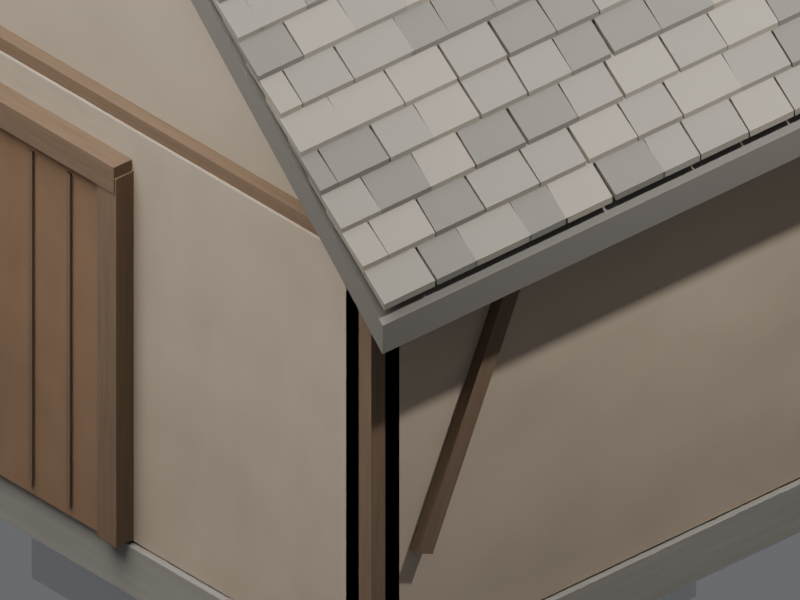
#> input picture experiments/wooden_roof_system_09b/screenshots/compact_aged_eave_end.png, 800 x 600 px, given in place of long_clean_iso.png, which was not available
$ python make_boards.py
#> lines starting #> are read from the running program, lines starting #| are printed output that depends on the picture
"""Pair genuine Blender renders; identical pixel scaling in comparison A/B."""
from pathlib import Path
from PIL import Image,ImageDraw

root=Path(__file__).resolve().parent
views=('iso','front','side','roof_detail','gable_ridge','eave_end')
for state in ('clean','aged'):
    board=Image.new('RGB',(1020,2330),(38,39,40)); draw=ImageDraw.Draw(board)
    for row,view in enumerate(views):
        for col,name in enumerate(('long','compact')):
            image=Image.open(root/'screenshots'/f'{name}_{state}_{view}.png').convert('RGB')
            image=image.resize((480,360),Image.Resampling.LANCZOS)
#> image: PIL image 480x360 RGB
            x=15+col*505;y=25+row*385
            board.paste(image,(x,y))
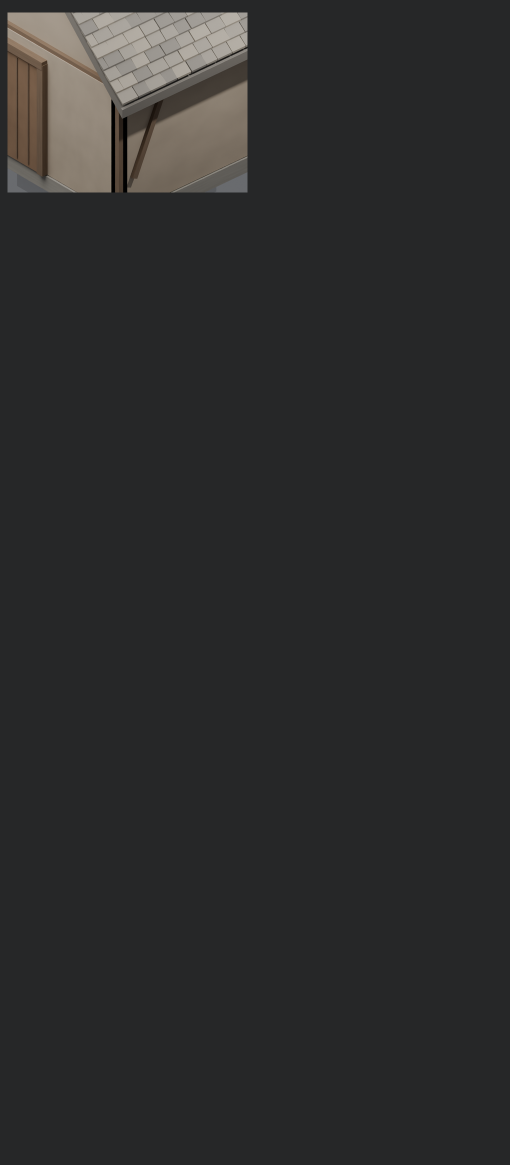
#> board: PIL image 1020x2330 RGB (shown at 1/2 size); mean R, G, B 44.4, 44.6, 44.8
#> (the run stopped early here; a loop or call above may not have finished)

$ run again, on experiments/wooden_roof_system_09b/screenshots/compact_aged_iso_300.png
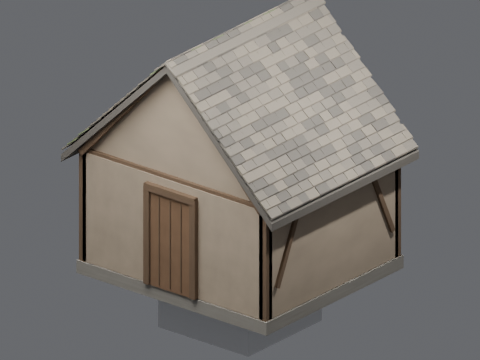
#> input picture experiments/wooden_roof_system_09b/screenshots/compact_aged_iso_300.png, 480 x 360 px, given in place of long_clean_iso.png, which was not available
#> `board.paste(image,(x,y))`:
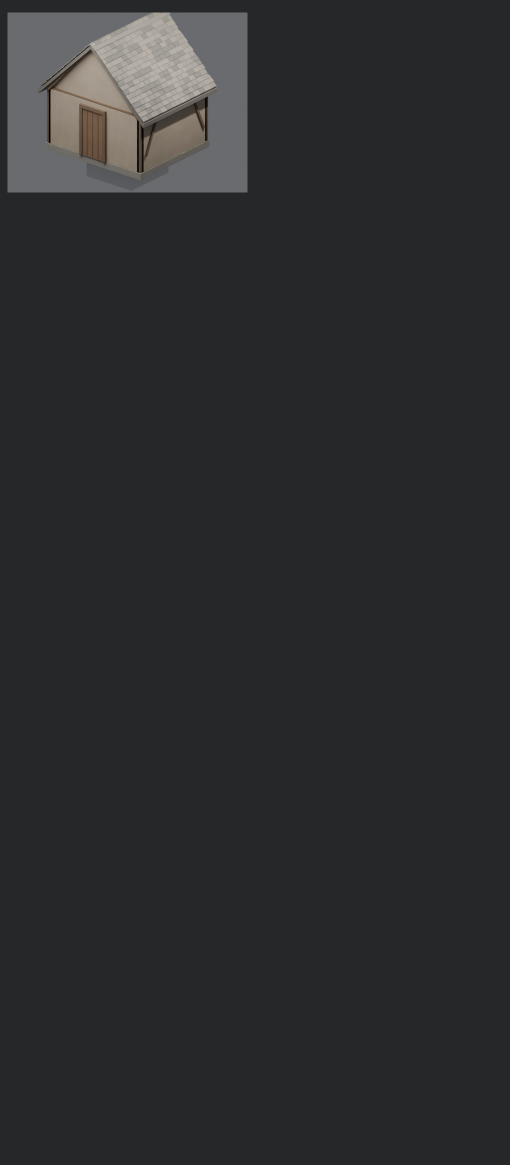
#> board: PIL image 1020x2330 RGB (shown at 1/2 size); mean R, G, B 44, 44.7, 45.4

$ run again, on experiments/wooden_roof_system_09b/screenshots/compact_aged_roof_detail.png
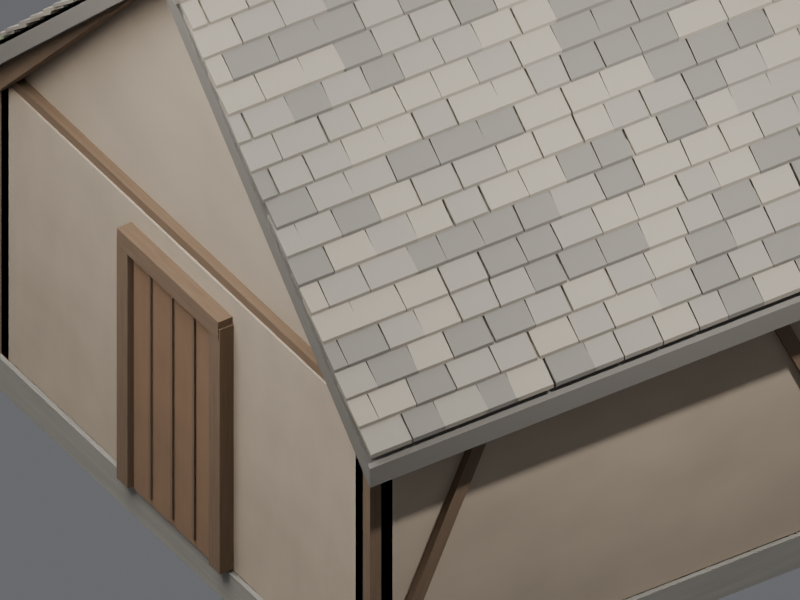
#> input picture experiments/wooden_roof_system_09b/screenshots/compact_aged_roof_detail.png, 800 x 600 px, given in place of long_clean_iso.png, which was not available
#> `board.paste(image,(x,y))`:
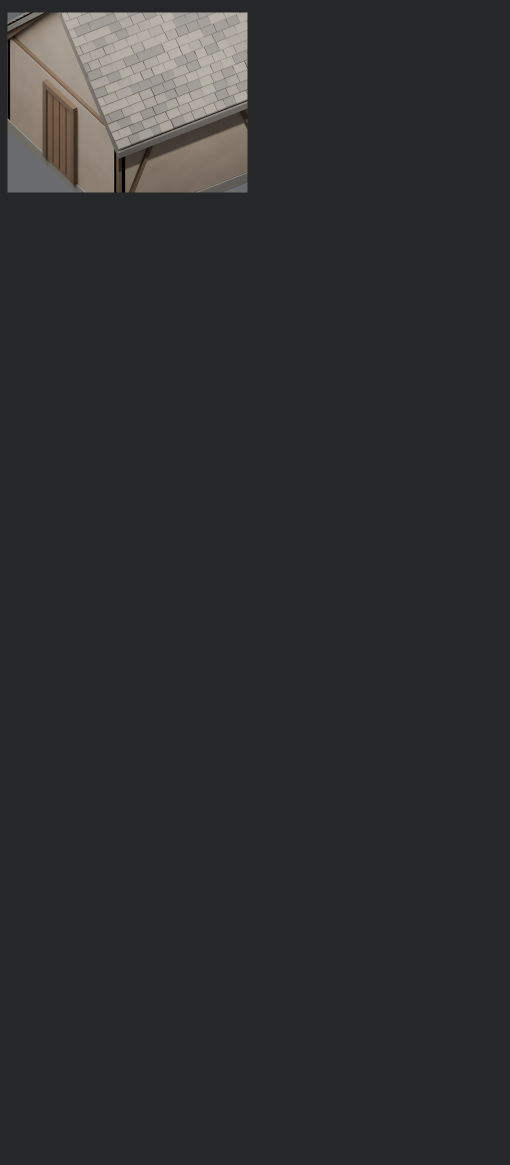
#> board: PIL image 1020x2330 RGB (shown at 1/2 size); mean R, G, B 45.3, 45.7, 46

$ run again, on experiments/wooden_roof_system_09b/screenshots/compact_aged_side.png
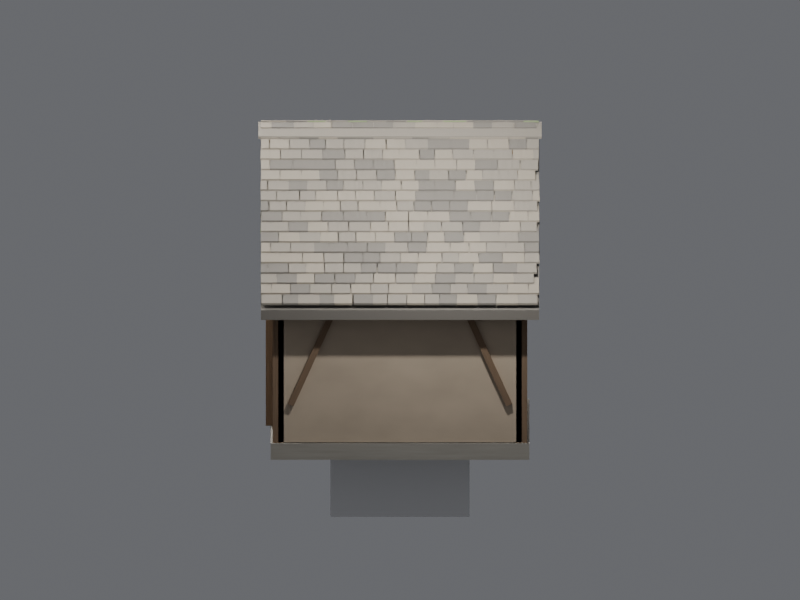
#> input picture experiments/wooden_roof_system_09b/screenshots/compact_aged_side.png, 800 x 600 px, given in place of long_clean_iso.png, which was not available
#> `board.paste(image,(x,y))`:
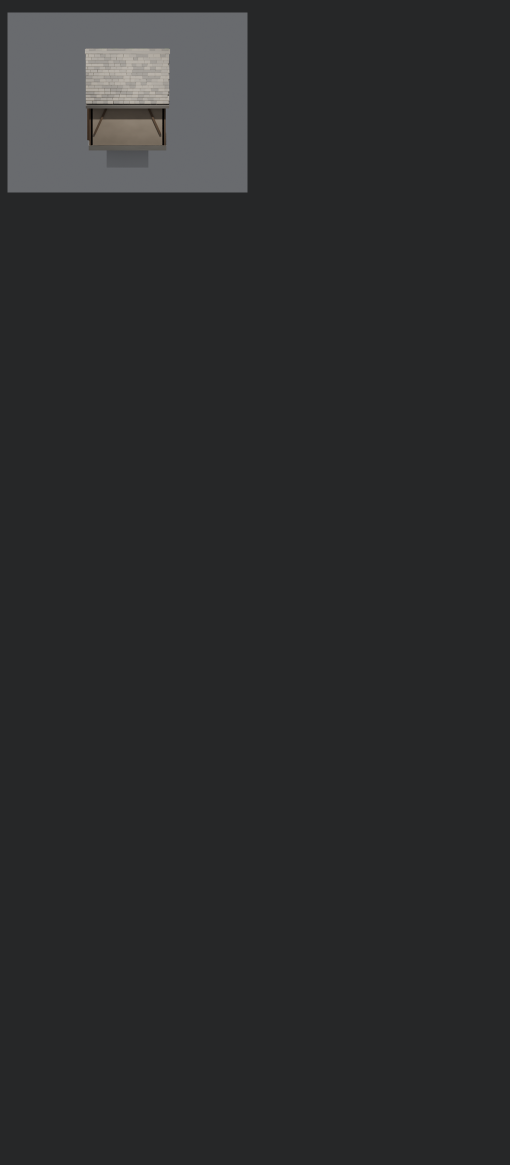
#> board: PIL image 1020x2330 RGB (shown at 1/2 size); mean R, G, B 43.2, 44.2, 45.2
